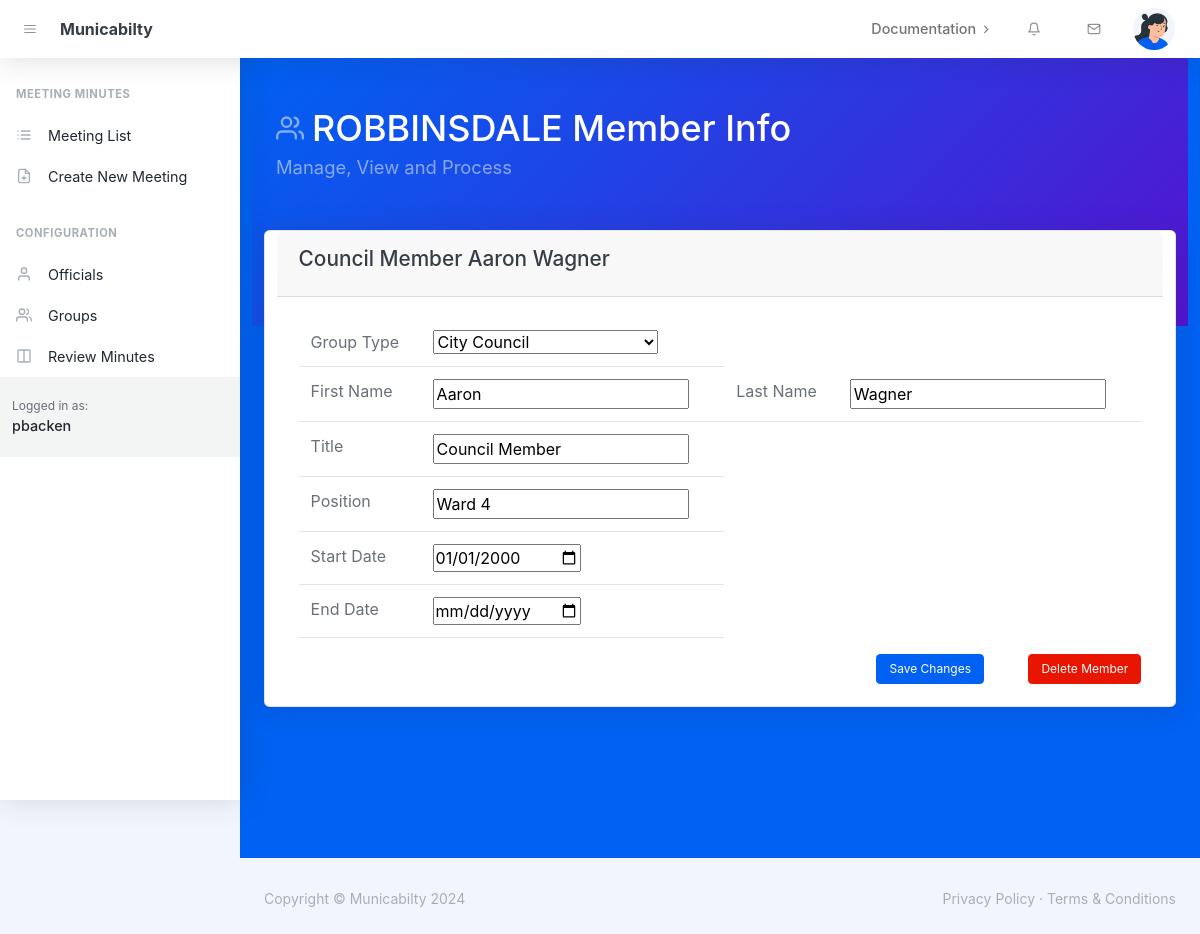
Screenshot of /member/edit/1 (signed in) with the database file from the repository.
### app/models.py (models this page shows, shortened)
class User(UserMixin, db.Model):
    id: so.Mapped[int] = so.mapped_column(primary_key=True)
    username: so.Mapped[str] = so.mapped_column(sa.String(64), index=True,
                                                unique=True)
    email: so.Mapped[str] = so.mapped_column(sa.String(120), index=True,
                                             unique=True)
    password_hash: so.Mapped[Optional[str]] = so.mapped_column(sa.String(256))
    user_city: so.Mapped[Optional[str]] = so.mapped_column(sa.String(64))
    user_city_code: so.Mapped[Optional[str]] = so.mapped_column(sa.String(64))
    about_me: so.Mapped[Optional[str]] = so.mapped_column(sa.String(140))
    user_role: so.Mapped[str] = so.mapped_column(sa.String(120), nullable=True)
    last_seen: so.Mapped[Optional[datetime]] = so.mapped_column(
        default=lambda: datetime.now(timezone.utc))

class EntityMembers(db.Model):
    id: so.Mapped[int] = so.mapped_column(primary_key=True)
    group_code: so.Mapped[str] = so.mapped_column(sa.String(64), index=True)
    member_first_name: so.Mapped[str] = so.mapped_column(sa.String(64), index=True)
    member_last_name: so.Mapped[str] = so.mapped_column(sa.String(64), index=True)
    entity_code: so.Mapped[str] = so.mapped_column(sa.String(64), index=True)
    title: so.Mapped[str] = so.mapped_column(sa.String(64), index=True)
    position: so.Mapped[str] = so.mapped_column(sa.String(64), index=True)
    start_date: so.Mapped[datetime] = so.mapped_column(sa.DateTime, nullable=True)
    end_date: so.Mapped[datetime] = so.mapped_column(sa.DateTime, nullable=True)

### app/routes.py (the view, shortened to what this page needs)
@app.route('/member/edit/<member_id>', methods=['GET', 'POST'])
@login_required
def edit_member(member_id):
    member = EntityMembers.query.get(member_id)
    form = EntityMemberForm()
    start_date = ''
    end_date = ''
    if member.start_date:
        start_date = member.start_date.strftime('%B %d, %Y')
        print(start_date)
    if member.end_date:
        end_date = member.end_date.strftime('%B %d, %Y')
    form.member_first_name.data = member.member_first_name
    form.member_last_name.data = member.member_last_name
    form.group_code.data = member.group_code
    form.title.data = member.title
    form.position.data = member.position
    form.end_date.data = member.end_date
    form.start_date.data = member.start_date
    first_name = member.member_first_name
    last_name = member.member_last_name
    member_title = member.title
    return render_template('edit_member.html', form=form, first_name=first_name, last_name=last_name,
                           member_title=member_title)

### app/forms.py
class EntityMemberForm(FlaskForm):
    member_first_name = StringField('First Name', validators=[DataRequired()])
    member_last_name = StringField('Last Name', validators=[DataRequired()])
    title = StringField('Title', validators=[DataRequired()])
    position = StringField('Position', validators=[DataRequired()])
    group_code = SelectField('Group Type', choices=[('council', 'City Council'),
                                                    ('hrc', 'Human Rights Commission'),
                                                    ('plan', 'Planning Commission'),
                                                    ('prf', 'Parks, Rec and Forestry'),
                                                    ('sen', 'Senior Commission'),
                                                    ('sus', 'Sustainability Committee'),
                                                    ('chart', 'Charter Commission'),
                                                    ('staff', 'Staff Member')])
    start_date = DateField('Start Date')
    end_date = DateField('End Date')
    submit = SubmitField('Submit')

### app/models.py (called while the page is built)
@login.user_loader
def load_user(id):
    return db.session.get(User, int(id))

### app/routes.py (called while the page is built)
@app.before_request
def before_request():
    if current_user.is_authenticated:
        current_user.last_seen = datetime.now(timezone.utc)
        db.session.commit()

### app/templates/edit_member.html (shortened to what this page needs)
{% extends "base.html" %}
    {% block content %}
        <div class="container bg-primary">
            <div id="layoutAuthentication">
                <div id="layoutAuthentication_content">
                    <main>
                    <header class="page-header page-header-dark bg-gradient-primary-to-secondary pb-10">
                        <div class="container-xl px-4">
                            <div class="page-header-content pt-4">
                                <div class="row align-items-center justify-content-between">
                                    <div class="col-auto mt-4">
                                        <h1 class="page-header-title">
                                            <div class="page-header-icon"><i data-feather="users"></i></div>
                                            {{current_user.user_city}} Member Info
                                        </h1>
                                        <div class="page-header-subtitle">Manage, View and Process</div>
                                    </div>
                                </div>
                            </div>
                        </div>
                    </header>
                    <div class="container-xl px-4 mt-n10">
                        <form method="POST">
                            <div class="row">
                                <div class="card mb-8">
                                <div class="card-header">
                                     <div class="h3">{{member_title}} {{ first_name}} {{ last_name}}</div>
                                </div>
                                <div class="card-body">
                                    <table class="table">
                                              <tbody>
                                                <tr>
                                                  <td>{{ form.group_code.label}}</td>
                                                  <td>{{ form.group_code }}</td>
                                                </tr>
                                                <tr>
                                                  <td>First Name</td> <td>{{ form.member_first_name }}</td>
                                                  <td>Last Name</td> <td>{{ form.member_last_name }}</td>
                                                </tr>
                                                <tr>
                                                   <td>
                                                        {{ form.title.label }}
                                                    </td>
                                                    <td>
                                                        {{ form.title }}
                                                    </td>
                                                </tr>
                                                <tr>
                                                    <td>{{ form.position.label }}</td>
                                                    <td>{{ form.position }}</td>
                                                </tr>
                                                <tr>
                                                    <td>{{ form.start_date.label }}</td>
                                                    <td>{{ form.start_date }}</td>
                                                </tr>
                                                <tr>
                                                    <td>{{ form.end_date.label }}</td>
                                                    <td>{{ form.end_date }}</td>
                                                </tr>
                                              </tbody>
                                    </table>
                                    <div class="row">
                                        <div class="col-md-8"> </div>
                                        <div class="col-md-2"><button type="submit" name='create' class="btn btn-sm btn-primary">Save Changes</button></div>
                                        <div class="col-md-2"><a class="btn btn-danger btn-sm float-end" href="#" role="button">Delete Member</a></div>
                                    </div>
                                </div>
                            </div>
                        </div>
                        </form>
                    </div>
                    </main>
                </div>
            </div>
        </div>
{% endblock %}

### app/templates/base.html (shortened to what this page needs)
<!doctype html>
<html lang="en">
  <head>
    <link rel="stylesheet" href='/static/css/styles.css' />
  </head>
  <body class="nav-fixed">
    <nav class="topnav navbar navbar-expand shadow justify-content-between justify-content-sm-start navbar-light bg-white" id="sidenavAccordion">
            <button class="btn btn-icon btn-transparent-dark order-1 order-lg-0 me-2 ms-lg-2 me-lg-0" id="sidebarToggle"><i data-feather="menu"></i></button>
            <a class="navbar-brand pe-3 ps-4 ps-lg-2" href="{{ url_for('index') }}">Municabilty</a>
            <ul class="navbar-nav align-items-center ms-auto">
                <li class="nav-item dropdown no-caret d-none d-md-block me-3">
                    <a class="nav-link dropdown-toggle" id="navbarDropdownDocs" href="javascript:void(0);" role="button" data-bs-toggle="dropdown" aria-haspopup="true" aria-expanded="false">
                        <div class="fw-500">Documentation</div>
                        <i class="fas fa-chevron-right dropdown-arrow"></i>
                    </a>
                </li>
                <li class="nav-item dropdown no-caret d-none d-sm-block me-3 dropdown-notifications">
                    <a class="btn btn-icon btn-transparent-dark dropdown-toggle" id="navbarDropdownAlerts" href="javascript:void(0);" role="button" data-bs-toggle="dropdown" aria-haspopup="true" aria-expanded="false"><i data-feather="bell"></i></a>
                </li>
                <li class="nav-item dropdown no-caret d-none d-sm-block me-3 dropdown-notifications">
                    <a class="btn btn-icon btn-transparent-dark dropdown-toggle" id="navbarDropdownMessages" href="javascript:void(0);" role="button" data-bs-toggle="dropdown" aria-haspopup="true" aria-expanded="false"><i data-feather="mail"></i></a>
                </li>
                <li class="nav-item dropdown no-caret dropdown-user me-3 me-lg-4">
                    <a class="btn btn-icon btn-transparent-dark dropdown-toggle" id="navbarDropdownUserImage" href="javascript:void(0);" role="button" data-bs-toggle="dropdown" aria-haspopup="true" aria-expanded="false"><img class="img-fluid" src="/static/assets/img/illustrations/profiles/profile-1.png" /></a>
                </li>
            </ul>
        </nav>
        <div id="layoutSidenav">
            <div id="layoutSidenav_nav">
                <nav class="sidenav shadow-right sidenav-light">
                    <div class="sidenav-menu">
                        <div class="nav accordion" id="accordionSidenav">
                            <div class="sidenav-menu-heading">Meeting Minutes</div>
                            <a class="nav-link" href="{{ url_for('meeting_list') }}">
                                <div class="nav-link-icon"><i data-feather="list"></i></div>
                                Meeting List
                            </a>
                            <a class="nav-link" href="{{ url_for('create_meeting') }}">
                                <div class="nav-link-icon"><i data-feather="file-plus"></i></div>
                                Create New Meeting
                            </a>
                            <div class="sidenav-menu-heading">Configuration</div>
                            <a class="nav-link collapsed" href="{{ url_for('people_list') }}">
                                <div class="nav-link-icon"><i data-feather="user"></i></div>
                                Officials
                            </a>
                            <a class="nav-link collapsed" href="{{ url_for('group_list') }}">
                                <div class="nav-link-icon"><i data-feather="users"></i></div>
                                Groups
                            </a>
                            <a class="nav-link collapsed" href="{{ url_for('review_minutes', meet_id=1) }}">
                                <div class="nav-link-icon"><i data-feather="columns"></i></div>
                                Review Minutes
                            </a>
                    <div class="sidenav-footer">
                        <div class="sidenav-footer-content">
                            <div class="sidenav-footer-subtitle">Logged in as:</div>
                            <div class="sidenav-footer-title">{{ current_user.username }}</div>
                        </div>
                    </div>
                </nav>
            </div>
            <div id="layoutSidenav_content">
                <main>
                    {% block content %}{% endblock %}
                </main>
                <footer class="footer-admin mt-auto footer-light">
                    <div class="container-xl px-4">
                        <div class="row">
                            <div class="col-md-6 small">Copyright &copy; Municabilty 2024</div>
                            <div class="col-md-6 text-md-end small">
                                <a href="#!">Privacy Policy</a>
                                &middot;
                                <a href="#!">Terms &amp; Conditions</a>
                            </div>
                        </div>
                    </div>
                </footer>
            </div>
        </div>
  </body>
</html>

### rows the page displays
User: username "pbacken", user_city "ROBBINSDALE"
EntityMembers: title "Council Member", member_first_name "Aaron", member_last_name "Wagner", group_code "City Council", position "Ward 4", start_date "01/01/2000"
